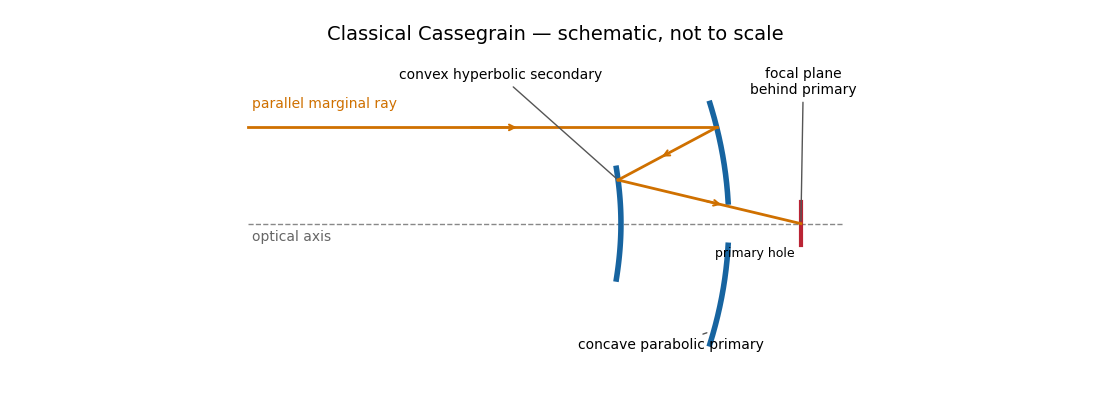

Write the Python code that produced this figure.
"""Original optical layout; Python 3.14, matplotlib 3.10.7, numpy 2.3.5.
Run from the desired output directory. Dimensions and conics are illustrative;
the Ritchey–Chrétien sketch is not an optimized aplanatic prescription.
"""
import os
os.environ.setdefault('MPLCONFIGDIR', '/tmp/2018-paper-338-mpl-cache')
from pathlib import Path
import numpy as np
import matplotlib
matplotlib.use('Agg')
import matplotlib.pyplot as plt
KIND = 'cassegrain'
fig, ax = plt.subplots(figsize=(11,4),dpi=100,facecolor='white')
fig.subplots_adjust(left=.025,right=.985,top=.88,bottom=.08)
blue='#1764a0'; orange='#cf7000'; red='#ba2434'
ax.set_xlim(-.1,12.9);ax.set_ylim(-3.0,3.65);ax.set_aspect('equal');ax.axis('off')
ax.plot([0,12.4],[0,0],'--',color='#888',lw=1)
ax.text(.1,-.36,'optical axis',color='#666',fontsize=10)
def rays(points):
    for a,b in zip(points[:-1],points[1:]):
        a=np.asarray(a);b=np.asarray(b)
        ax.plot([a[0],b[0]],[a[1],b[1]],color=orange,lw=2)
        u=a+.47*(b-a);v=a+.58*(b-a)
        ax.annotate('',xy=v,xytext=u,arrowprops={'arrowstyle':'->','color':orange,'lw':1.5})
def label(text,xy,pos):
    ax.annotate(text,xy=xy,xytext=pos,fontsize=10,ha='center',arrowprops={'arrowstyle':'-','color':'#555'})
def primary(shape,hole=False):
    for a,b in ([(-2.5,-.45),(.45,2.5)] if hole else [(-2.5,2.5)]):
        yy=np.linspace(a,b,160);ax.plot(shape(yy),yy,color=blue,lw=4)
def focus(F,horizontal=False):
    if horizontal:ax.plot([F[0]-.45,F[0]+.45],[F[1],F[1]],color=red,lw=3)
    else:ax.plot([F[0],F[0]],[F[1]-.45,F[1]+.45],color=red,lw=3)
y0=2.; f=4.;F1=np.array([6.,0.]);F2=np.array([11.5,0.])
parabola=lambda y:10-y*y/(4*f)
P=np.array([parabola(y0),y0])
if KIND=='newtonian':
    primary(parabola)
    slope=y0/(P[0]-F1[0]);xs=(9+6*slope)/(1+slope);S=np.array([xs,9-xs]);F=np.array([9.,3.])
    yy=np.linspace(-1.25,1.25,80);ax.plot(9-yy,yy,color=blue,lw=3)
    focus(F,True);rays([[0,y0],P,S,F]);ax.plot([9,9],[0,3],'--',color='#888',lw=1)
    label('concave parabolic primary',(9.6,-2.3),(8,-2.6))
    label('flat 45° secondary',S,(6.25,3.05))
    label('side focal plane',F,(11.2,3.1))
elif KIND in ('cassegrain','ritchey-chretien'):
    if KIND=='ritchey-chretien':
        k=-1.15;c=1/8
        shape=lambda y:10-c*y*y/(1+np.sqrt(1-(1+k)*c*c*y*y))
        P=np.array([shape(y0),y0]);sp=c*y0/np.sqrt(1-(1+k)*c*c*y0*y0)
        normal=np.array([1.,sp]);normal/=np.linalg.norm(normal)
        outgoing=np.array([1.,0.])-2*normal[0]*normal
        F1=np.array([P[0]-P[1]*outgoing[0]/outgoing[1],0.])
        primary(shape,True)
    else:primary(parabola,True)
    xs=7.7;S=F1+(xs-F1[0])/(P[0]-F1[0])*(P-F1)
    centre=(F1[0]+F2[0])/2;c=(F2[0]-F1[0])/2
    a=abs(np.linalg.norm(S-F2)-np.linalg.norm(S-F1))/2;b=np.sqrt(c*c-a*a)
    yy=np.linspace(-1.15,1.15,120);xx=centre-a*np.sqrt(1+yy*yy/(b*b));ax.plot(xx,yy,color=blue,lw=4)
    focus(F2);rays([[0,y0],P,S,F2])
    label('convex hyperbolic secondary',S,(5.25,3.0))
    label('concave '+('hyperbolic' if KIND=='ritchey-chretien' else 'parabolic')+' primary',(9.6,-2.25),(8.8,-2.6))
    label('focal plane\nbehind primary',F2,(11.55,2.7))
    ax.text(10.55,-.7,'primary hole',fontsize=9,ha='center')
elif KIND=='gregorian':
    primary(parabola,True)
    xs=4.4;S=F1+(xs-F1[0])/(P[0]-F1[0])*(P-F1)
    centre=(F1[0]+F2[0])/2;c=(F2[0]-F1[0])/2
    a=(np.linalg.norm(S-F2)+np.linalg.norm(S-F1))/2;b=np.sqrt(a*a-c*c)
    yy=np.linspace(-1.2,1.2,120);xx=centre-a*np.sqrt(1-yy*yy/(b*b));ax.plot(xx,yy,color=blue,lw=4)
    focus(F2);rays([[0,y0],P,F1,S,F2]);ax.plot(*F1,'x',color=red,ms=7)
    label('concave ellipsoidal secondary',S,(3.2,-2.5))
    label('intermediate focus',F1,(6.3,-1.9))
    label('concave parabolic primary',(9.6,-2.25),(9.0,-2.65))
    label('final focal plane',F2,(11.3,2.8))
elif KIND=='schmidt':
    C=np.array([2.,0.]);R=8.;F=np.array([6.,0.]);entry=np.array([2.,2.])
    primary(lambda y:2+np.sqrt(64-y*y))
    def trace(theta):
        d=np.array([np.cos(theta),np.sin(theta)])
        t=-2*np.sin(theta)+np.sqrt(64-4*np.cos(theta)**2)
        hit=entry+t*d;n=(hit-C)/R;out=d-2*np.dot(d,n)*n
        return hit,out
    def err(theta):
        hit,out=trace(theta);v=F-hit;return out[0]*v[1]-out[1]*v[0]
    lo=-.15;hi=.15
    assert err(lo)*err(hi)<0
    for _ in range(80):
        mid=(lo+hi)/2
        if err(lo)*err(mid)<=0:hi=mid
        else:lo=mid
    P,out=trace((lo+hi)/2);assert np.dot(out,F-P)>0
    yy=np.linspace(-2.5,2.5,140);xx=2+.10*(yy/2.5)**4
    ax.plot(xx,yy,color=blue,lw=3);ax.plot(xx-.07,yy,color=blue,lw=1)
    yy=np.linspace(-1.15,1.15,100);ax.plot(2+np.sqrt(16-yy*yy),yy,color=red,lw=3)
    rays([[0,y0],entry,P,F]);ax.plot(*C,'o',color='#666',ms=4)
    label('aspheric corrector + stop\nat centre of curvature',entry,(2.9,3.2))
    label('concave spherical primary',(9.6,-2.2),(9,-2.65))
    label('curved focal surface',F,(6.0,-2.4))
    ax.text(6.1,.45,'internal camera',fontsize=9)
ax.text(.1,2.4,'parallel marginal ray',color=orange,fontsize=10)
ax.set_title({'newtonian':'Newtonian','cassegrain':'Classical Cassegrain','ritchey-chretien':'Ritchey–Chrétien','gregorian':'Gregorian','schmidt':'Classical Schmidt'}[KIND]+' — schematic, not to scale',fontsize=14)
fig.savefig(Path.cwd()/Path(__file__).with_suffix('.png').name,dpi=100,facecolor='white',transparent=False)
